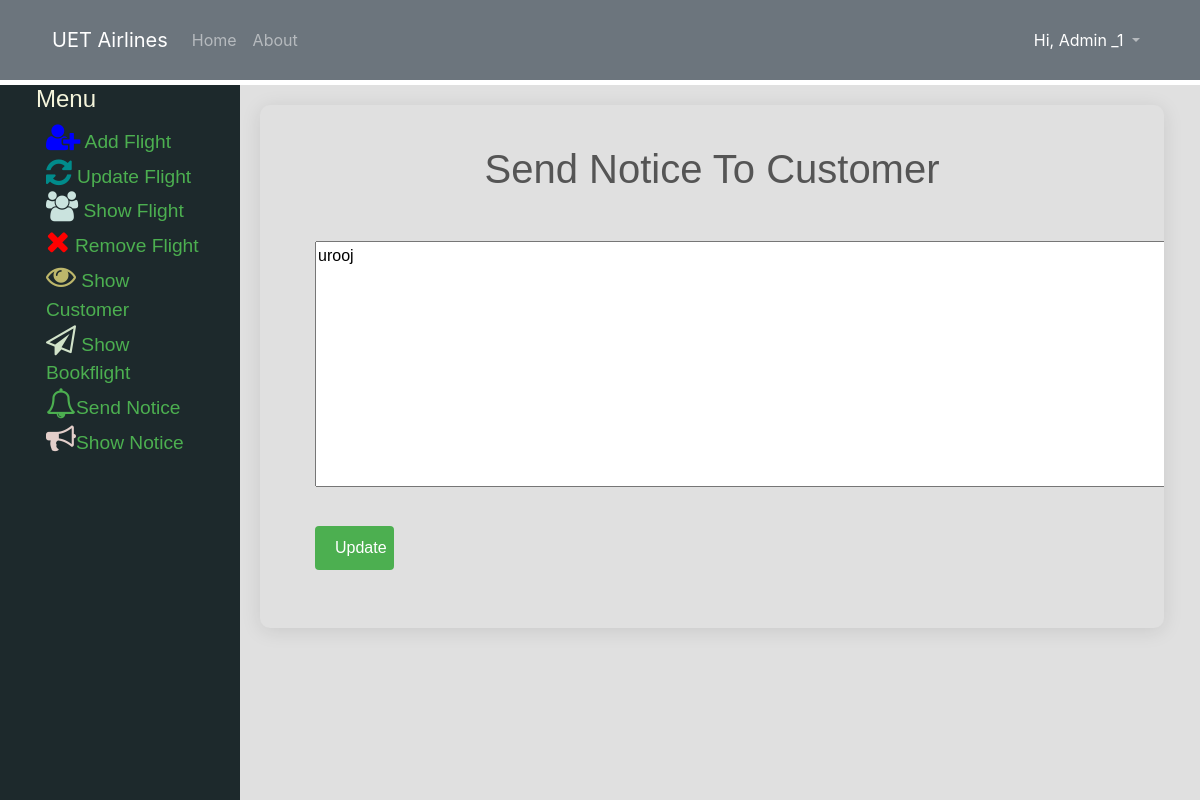
Page /nUpdate.php?id=5 (signed in) on the committed database.
### tables this page shows
CREATE TABLE `users` (
  `userid` int(20) NOT NULL,
  `fname` varchar(11) NOT NULL,
  `lname` varchar(11) NOT NULL,
  `uname` varchar(11) NOT NULL,
  `email` varchar(30) NOT NULL,
  `phone` int(11) NOT NULL,
  `gender` varchar(11) NOT NULL,
  `bdate` date NOT NULL,
  `pass` varchar(11) NOT NULL,
  `utype` varchar(20) NOT NULL
);

CREATE TABLE `notice` (
  `id` int(10) NOT NULL,
  `ddate` varchar(25) NOT NULL,
  `notice` text NOT NULL,
  `ttype` varchar(20) NOT NULL
);

### database_connect.php (called while the page is built, shortened)
<?php
	 $serverName="localhost";
	 $userName="root";
	 $password="";
	 $dbName="airlinedb";
	function get($query)
	{
        $data=array();
		global $serverName,$userName,$password,$dbName;
		$conn = mysqli_connect( $serverName, $userName, $password, $dbName);
        $result=mysqli_query($conn,$query);
        if(mysqli_num_rows($result) > 0)
        {
            while($row = mysqli_fetch_assoc($result))
            {
                $entity=array();
                foreach($row as $k=>$v)
                {
                    $entity[$k] = $row[$k];
                }
                $data[] = $entity;
            }
        }
		return $data;
	}
	function getU($query)
	{
		global $serverName;
		global $userName;
		global $password;
		global $dbName;
		$conn = mysqli_connect( $serverName, $userName, $password, $dbName);
		$result=mysqli_query($conn,$query);
		return $result;
	}
?>

### navbarController.php (called while the page is built, shortened)
<?php
    require_once '../../models/database_connect.php';
    $name3=$_SESSION['loggedinuser'];
    $query ="SELECT fname, lname FROM users WHERE uname='$name3'";
    $userName = getU($query);
    if(mysqli_num_rows($userName) > 0)
    {
        while($rows = mysqli_fetch_assoc($userName))
        {
            $name= $rows["fname"];
            $name1= $rows["lname"];
        }
    }
?>

### showNoticeController.php (called while the page is built, shortened)
<?php
require_once '../../models/database_connect.php';
    function getNotice($id)
	{
        $query ="SELECT * FROM notice WHERE id=$id";
        $notice = get($query);
		return $notice[0];
    }
?>

### nUpdate.php (the view, shortened to what this page needs)
<?php
require_once '../../controllers/admin/showNoticeController.php';
$uid = $_GET["id"];
$notice=getNotice($uid);
?>
<!DOCTYPE html>
<html lang="en">
  <head>
    <link
      rel="stylesheet"
      href="https://maxcdn.bootstrapcdn.com/bootstrap/4.4.1/css/bootstrap.min.css"
    />
    <link
      rel="stylesheet"
      href="https://cdnjs.cloudflare.com/ajax/libs/font-awesome/4.7.0/css/font-awesome.min.css"
    />
    <link rel="stylesheet" href="css/showFlight.css" />
  </head>
  <body>
    <?php require_once 'navbar.php';?>
    <section id="admin-menu">
    <?php include "adminMenu.php"; ?>
      <div class="split-right">
        <div>
          <div class="search p-l-55 p-r-55 p-t-65 p-b-50">
            <form action="" class="search-form" method="post">
              <span class="search-form-title">Send Notice To Customer</span>
              <br />
              <br />
              <textarea type="text" name="notice" class="" rows="10" cols="102" placeholder="Type Notice.."><?php echo $notice["notice"]?></textarea>
              <br>
              <span style="color:red"><?php echo $err_notice; ?></span> <br>
              <input type="submit" class="searchb" name="updateNotice" value="Update">
            </form>
          </div>
        </div>
      </div>
    </section>
  </body>
</html>

### navbar.php (shortened to what this page needs)
<?php
require_once '../../controllers/admin/navbarController.php';
?>
<html>
<body>
<section id="navbar">
      <div class="container-fluid">
        <nav class="navbar navbar-expand-sm bg-secondary navbar-dark">
          <a class="navbar-brand" href="../index.php"
            >UET Airlines</a
          >
          <ul class="navbar-nav">
            <li class="nav-item">
              <a class="nav-link" href="admin.php">Home</a>
            </li>
            <li class="nav-item">
              <a class="nav-link" href="#">About</a>
            </li>
          </ul>
          <div class="collapse navbar-collapse">
            <ul class="navbar-nav ml-auto">
              <li class="nav-item dropdown">
                <a
                  class="nav-link dropdown-toggle"
                  href="#"
                  id="navbardrop"
                  data-toggle="dropdown"
                >
                <span style="color: #fff">Hi, <?php echo $name." ".$name1; ?> </span>
                </a>
              </li>
            </ul>
          </div>
        </nav>
      </div>
    </section>
</body>
</html>

### showFlight.css (style rules this page uses)
#navbar { background-color: #6c757d; }
.container-fluid { padding: 1% 3%; }
#admin-menu { font-family: "Montserrat", sans-serif; }
.split-right { height: 100%; width: 80%; position: fixed; z-index: 1; overflow-x: hidden; padding-top: 20px; right: 0; background: rgb(224, 224, 224); font-family: "Montserrat", sans-serif; top: 85px; padding: 0% 3%; padding-left: 20px; }
.p-l-55 { padding-left: 55px; }
.p-r-55 { padding-right: 55px; }
.p-t-65 { padding-top: 40px; }
.p-b-50 { padding-bottom: 50px; }
.search { margin-top: 20px; width: 100%; background: rgb(224, 224, 224); border-radius: 10px; overflow: hidden; box-shadow: 0 3px 20px 0px rgba(0, 0, 0, 0.1); -moz-box-shadow: 0 3px 20px 0px rgba(0, 0, 0, 0.1); -webkit-box-shadow: 0 3px 20px 0px rgba(0, 0, 0, 0.1); -o-box-shadow: 0 3px 20px 0px rgba(0, 0, 0, 0.1); -ms-box-shadow: 0 3px 20px 0px rgba(0, 0, 0, 0.1); }
.search-form-title { display: block; font-family: "Montserrat", sans-serif; font-size: 40px; color: #555555; line-height: 1.2; text-align: center; }
.search-form { width: 100%; }
.searchb { width: 10%; background-color: #4caf50; color: white; padding: 10px 20px; margin: 8px 0; border: none; border-radius: 4px; cursor: pointer; }

### rows in the picture
users: fname "Admin", lname "_1"
notice: notice "urooj"
